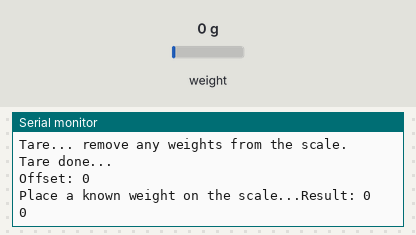
Recording of a sketch running on a simulated ESP32. Shown: the last lines printed to the serial monitor. The test bench sets the inputs (shaded band); at power-on: weight on the scale 0 g.

Above: at 11.8 s.
11.9 s: weight on the scale set to 100 g
At 13.1 s:
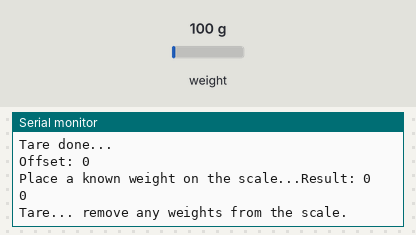
20.4 s: weight on the scale set to 1250 g
At 29.7 s:
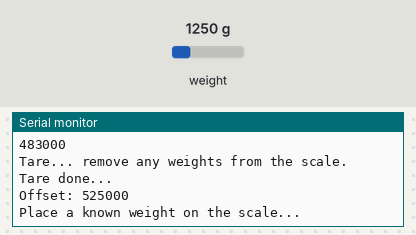

Measured:
- after the input at 20.4 s, the serial monitor: prints a new line after 2.6 s (image 2)

The sketch:

CalibrateScale.ino
```cpp
// (licence header left out)
// Calibrating the load cell
#include <Arduino.h>
#include "soc/rtc.h"
#include "HX711.h"

// HX711 circuit wiring
const int LOADCELL_DOUT_PIN = 8;
const int LOADCELL_SCK_PIN = 9;
int count = 0;
long sum = 0;
HX711 scale;

void setup() {
  Serial.begin(115200);
  // rtc_cpu_freq_config_t config;
  // rtc_clk_cpu_freq_get_config(&config);
  // rtc_clk_cpu_freq_to_config(RTC_CPU_FREQ_80M, &config);
  // rtc_clk_cpu_freq_set_config_fast(&config);
  scale.begin(LOADCELL_DOUT_PIN, LOADCELL_SCK_PIN);
}

void loop() {

  if (scale.is_ready()) {
    scale.set_scale();
    Serial.println("Tare... remove any weights from the scale.");
    delay(4000);
    scale.tare();
    Serial.println("Tare done...");
    Serial.printf("Offset: %d\n", scale.get_offset());
    Serial.print("Place a known weight on the scale...");
    delay(5000);
    long reading = scale.get_units(10);
    Serial.print("Result: ");
    Serial.println(reading);
    sum = sum + reading;
    Serial.println(sum);
    count = count + 1;

    if(count == 5)
    {
      // sum = sum/(5*5000);
      Serial.printf("Final calibration factor = %.5f:\n", sum);
      count = 0;
      sum = 0;
    }
  }
  else {
    Serial.println("HX711 not found.");
  }
  delay(1000);
}

//calibration factor will be the (reading)/(known weight)
```
